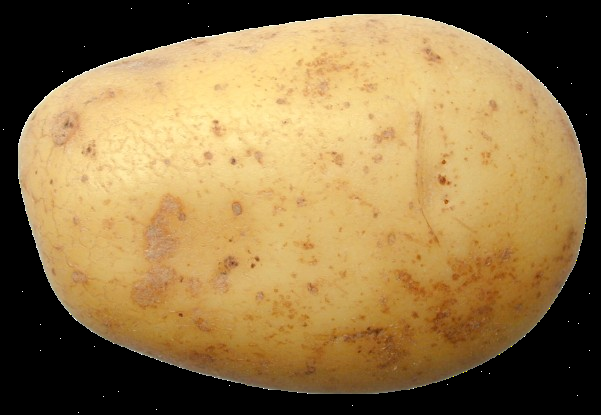
#> input picture dataset/fresh/freshPotato (1).png, 601 x 415 px, found by its file name; its folder holds only this picture in this run
$ jupyter execute --allow-errors Percobaan1_128.ipynb   (older library calls are emulated)
#> lines starting #> are read from the running program, lines starting #| are printed output that depends on the picture
[cell 1]
import os
import cv2 as cv
import matplotlib.pyplot as plt
import numpy as np
import pandas as pd
from sklearn.model_selection import train_test_split, cross_val_predict
from sklearn.metrics import accuracy_score, classification_report
from skimage.feature import graycomatrix, graycoprops
from scipy.stats import entropy
from sklearn.ensemble import RandomForestClassifier
from sklearn.svm import SVC
from sklearn.neighbors import KNeighborsClassifier
from sklearn.metrics import accuracy_score, precision_score, recall_score, f1_score, confusion_matrix, classification_report
from sklearn.metrics import (confusion_matrix, ConfusionMatrixDisplay)
import seaborn as sns

## Define Resize Function

[cell 2]
def resize(image, new_row, new_column):
    row, column = image.shape

    new_image = np.zeros((new_row, new_column), dtype=np.uint8)

    for i in range(new_row):
        for j in range(new_column):
            x = int(i * row / new_row)
            y = int(j * column / new_column)

            x = min(x, row - 1)
            y = min(y, column - 1)

            new_image[i, j] = image[x, y]

    return new_image

## Define Display Function

[cell 3]
def display(data, labels, samples_per_label=5):
    unique_labels = np.unique(labels)
    num_unique_labels = len(unique_labels)

    plt.figure(figsize=(samples_per_label * 2, num_unique_labels * 2))

    for i, label in enumerate(unique_labels):
        indices = np.where(labels == label)[0]

        if len(indices) == 0:
            print(f"Tidak ada gambar ditemukan untuk label: {label}")
            continue

        selected_indices = indices[:samples_per_label]

        for j, idx in enumerate(selected_indices):
            plt.subplot(num_unique_labels, samples_per_label, i * samples_per_label + j + 1)
            plt.imshow(data[idx], cmap='gray')
            plt.axis('off')

            if j == 0:
                plt.title(f"Label: {label}")

    plt.tight_layout()
    plt.show()

## Data Loading

[cell 4]
data = []
labels = []
file_name = []

for sub_folder in os.listdir("dataset\\"):
    sub_folder_files = os.listdir(os.path.join("dataset\\", sub_folder))
    for i, filename in enumerate(sub_folder_files):
        img_path = os.path.join("dataset\\", sub_folder, filename)
        img = cv.imread(img_path)
#> img is the input picture: shape (415, 601, 3); mean B, G, R 71.3, 117.6, 145.4
        if img is None:
            continue  # lewati file yang tidak bisa dibaca
        img = cv.cvtColor(img, cv.COLOR_BGR2GRAY)
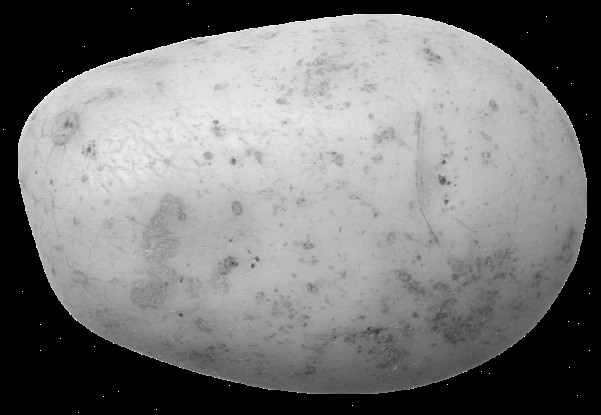
#> img: shape (415, 601); min 0, max 255, mean 120.6
        img = resize(img, 128, 128)  # resize gambar
#> after the loop in resize, `for i in range(new_row):`:
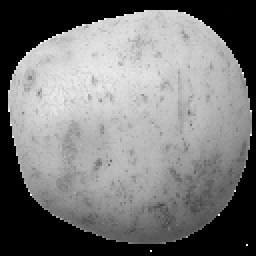
#> new_image: shape (128, 128) (shown 2 times larger); min 0, max 255, mean 120.8

        data.append(img)
        labels.append(sub_folder)
        name = os.path.splitext(filename)[0]
        file_name.append(filename)
#> pass 2 of the loop `for sub_folder in os.listdir("dataset\\"):`:
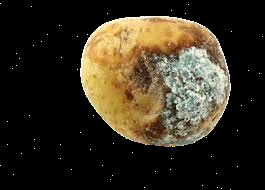
#> input picture dataset/rotten/rottenPotato (1).png, 265 x 190 px, found by its file name
#> img is the input picture: shape (190, 265, 3); mean B, G, R 32.2, 46.8, 54.3
#> `img = cv.cvtColor(img, cv.COLOR_BGR2GRAY)`:
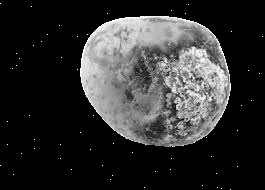
#> img: shape (190, 265); min 0, max 255, mean 47.4
#> after the loop in resize (call 2), `for i in range(new_row):`:
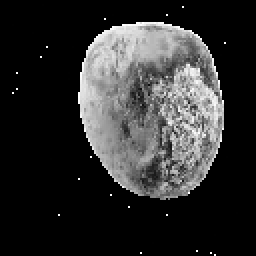
#> new_image: shape (128, 128) (shown 2 times larger); min 0, max 255, mean 47.4

data = np.array(data)
labels = np.array(labels)

[cell 5]
display(data, labels)
#> in display, `plt.show()`:
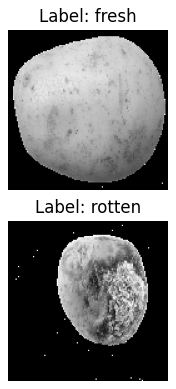
#> figure drawn by matplotlib, 2 panels

[cell 6]
def glcm(image, derajat):
    if derajat == 0:
        angles = [0]
    elif derajat == 45:
        angles = [np.pi / 4]
    elif derajat == 90:
        angles = [np.pi / 2]
    elif derajat == 135:
        angles = [3 * np.pi / 4]
    else:
        raise ValueError("Invalid angle. It should be one of the following: 0, 45, 90, 135.")

    # mengembalikan matrix glcm dari image
    glcm = graycomatrix(image, [1], angles, 256, symmetric=True, normed=True)
    return glcm

[cell 7]
def correlation(matriks):
	return graycoprops(matriks, 'correlation')[0, 0]

[cell 8]
def dissimilarity(matriks):
    return graycoprops(matriks, 'dissimilarity')[0, 0]

[cell 9]
def homogenity(matriks):
    return graycoprops(matriks, 'homogeneity')[0, 0]

[cell 10]
def contrast(matriks):
    return graycoprops(matriks, 'contrast')[0, 0]

[cell 11]
def ASM(matriks):
    return graycoprops(matriks, 'ASM')[0, 0]

[cell 12]
def energy(matriks):
    return graycoprops(matriks, 'energy')[0, 0]

[cell 13]
def entropyGlcm(matriks):
    return entropy(matriks.ravel())

[cell 14]
Derajat0 = []
Derajat45 = []
Derajat90 = []
Derajat135 = []
for i in range(len(data)):
    D0 = glcm(data[i], 0)
    D45 = glcm(data[i], 45)
    D90 = glcm(data[i], 90)
    D135 = glcm(data[i], 135)
    Derajat0.append(D0)
    Derajat45.append(D45)
    Derajat90.append(D90)
    Derajat135.append(D135)
#> this loop made 2 passes
#> after the loop, Derajat0 = 2 items; Derajat135 = 2 items; Derajat45 = 2 items; Derajat90 = 2 items

[cell 15]
Kontras0, Kontras45, Kontras90, Kontras135 = [], [], [], []
dissimilarity0, dissimilarity45, dissimilarity90, dissimilarity135 =  [], [], [], []
homogenity0, homogenity45, homogenity90, homogenity135 = [], [], [], []
entropy0, entropy45, entropy90, entropy135 =  [], [], [], []
ASM0, ASM45, ASM90, ASM135 =  [], [], [], []
energy0, energy45, energy90, energy135 =  [], [], [], []
correlation0, correlation45, correlation90, correlation135 = [], [], [], []

[cell 16]
for i in range(len(data)):
    C0 = correlation(Derajat0[i])
    correlation0.append(C0)
    C45 = correlation(Derajat45[i])
    correlation45.append(C45)
    C90 = correlation(Derajat90[i])
    correlation90.append(C90)
    C135 = correlation(Derajat135[i])
    correlation135.append(C135)
#> this loop made 2 passes
#> (C0, C45, C90, C135) on passes 1 to 2: (0.963, 0.948, 0.962, 0.947), (0.903, 0.888, 0.923, 0.883)
#> after the loop, correlation0 = [0.963, 0.903]; correlation135 = [0.947, 0.883]; correlation45 = [0.948, 0.888]; correlation90 = [0.962, 0.923]

[cell 17]
for i in range(len(data)):
    K0 = contrast(Derajat0[i])
    K45 = contrast(Derajat45[i])
    K90 = contrast(Derajat90[i])
    K135 = contrast(Derajat135[i])
    Kontras0.append(K0)
    Kontras45.append(K45)
    Kontras90.append(K90)
    Kontras135.append(K135)
#> this loop made 2 passes
#> (K0, K45, K90, K135) on passes 1 to 2: (543.8, 758.3, 560.7, 763.3), (1098.7, 1270, 867.6, 1323.5)
#> after the loop, Kontras0 = [543.8, 1098.7]; Kontras135 = [763.3, 1323.5]; Kontras45 = [758.3, 1270]; Kontras90 = [560.7, 867.6]

[cell 18]
for i in range(len(data)):
    Dis0 = dissimilarity(Derajat0[i])
    Dis45 = dissimilarity(Derajat45[i])
    Dis90 = dissimilarity(Derajat90[i])
    Dis135 = dissimilarity(Derajat135[i])
    dissimilarity0.append(Dis0)
    dissimilarity45.append(Dis45)
    dissimilarity90.append(Dis90)
    dissimilarity135.append(Dis135)
#> this loop made 2 passes
#> (Dis0, Dis45, Dis90, Dis135) on passes 1 to 2: (6.94, 8.54, 6.71, 8.51), (10.89, 12.03, 8.97, 12.36)
#> after the loop, dissimilarity0 = [6.94, 10.89]; dissimilarity135 = [8.51, 12.36]; dissimilarity45 = [8.54, 12.03]; dissimilarity90 = [6.71, 8.97]

[cell 19]
for i in range(len(data)):
    H0 = homogenity(Derajat0[i])
    H45 = homogenity(Derajat45[i])
    H90 = homogenity(Derajat90[i])
    H135 = homogenity(Derajat135[i])
    homogenity0.append(H0)
    homogenity45.append(H45)
    homogenity90.append(H90)
    homogenity135.append(H135)
#> this loop made 2 passes
#> (H0, H45, H90, H135) on passes 1 to 2: (0.426, 0.398, 0.43, 0.407), (0.69, 0.685, 0.698, 0.684)
#> after the loop, homogenity0 = [0.426, 0.69]; homogenity135 = [0.407, 0.684]; homogenity45 = [0.398, 0.685]; homogenity90 = [0.43, 0.698]

[cell 20]
for i in range(len(data)):
    E0 = entropyGlcm(Derajat0[i])
    E45 = entropyGlcm(Derajat45[i])
    E90 = entropyGlcm(Derajat90[i])
    E135 = entropyGlcm(Derajat135[i])
    entropy0.append(E0)
    entropy45.append(E45)
    entropy90.append(E90)
    entropy135.append(E135)
#> this loop made 2 passes
#> (E0, E45, E90, E135) on passes 1 to 2: (6.41, 6.54, 6.37, 6.53), (3.53, 3.58, 3.5, 3.59)
#> after the loop, entropy0 = [6.41, 3.53]; entropy135 = [6.53, 3.59]; entropy45 = [6.54, 3.58]; entropy90 = [6.37, 3.5]

[cell 21]
for i in range(len(data)):
    A0 = ASM(Derajat0[i])
    A45 = ASM(Derajat45[i])
    A90 = ASM(Derajat90[i])
    A135 = ASM(Derajat135[i])
    ASM0.append(A0)
    ASM45.append(A45)
    ASM90.append(A90)
    ASM135.append(A135)
#> this loop made 2 passes
#> (A0, A45, A90, A135) on passes 1 to 2: (0.0841, 0.0789, 0.084, 0.0788), (0.45, 0.445, 0.451, 0.444)
#> after the loop, ASM0 = [0.0841, 0.45]; ASM135 = [0.0788, 0.444]; ASM45 = [0.0789, 0.445]; ASM90 = [0.084, 0.451]

[cell 22]
for i in range(len(data)):
    ER0 = energy(Derajat0[i])
    ER45 = energy(Derajat45[i])
    ER90 = energy(Derajat90[i])
    ER135 = energy(Derajat135[i])
    energy0.append(ER0)
    energy45.append(ER45)
    energy90.append(ER90)
    energy135.append(ER135)
#> this loop made 2 passes
#> (ER0, ER45, ER90, ER135) on passes 1 to 2: (0.29, 0.281, 0.29, 0.281), (0.671, 0.667, 0.672, 0.666)
#> after the loop, energy0 = [0.29, 0.671]; energy135 = [0.281, 0.666]; energy45 = [0.281, 0.667]; energy90 = [0.29, 0.672]

[cell 23]
dataTable = {'Filename': file_name, 'Label': labels,
        'Contrast0': Kontras0, 'Contrast45': Kontras45, 'Contrast90': Kontras90, 'Contrast135': Kontras135,
        'Homogeneity0': homogenity0, 'Homogeneity45': homogenity45, 'Homogeneity90': homogenity90, 'Homogeneity135': homogenity135,
        'Dissimilarity0': dissimilarity0, 'Dissimilarity45': dissimilarity45, 'Dissimilarity90': dissimilarity90, 'Dissimilarity135': dissimilarity135,
        'Entropy0': entropy0, 'Entropy45': entropy45, 'Entropy90': entropy90, 'Entropy135': entropy135,
        'ASM0': ASM0, 'ASM45': ASM45, 'ASM90': ASM90, 'ASM135': ASM135,
        'Energy0': energy0, 'Energy45': energy45, 'Energy90': energy90, 'Energy135': energy135,
        'Correlation0': correlation0, 'Correlation45': correlation45, 'Correlation90': correlation90, 'Correlation135': correlation135,
        }
df = pd.DataFrame(dataTable)
#> df = table of 2 rows and 30 columns
df.to_csv('hasil_ekstraksi_1.csv', index=False)

hasilEkstrak = pd.read_csv('hasil_ekstraksi_1.csv')
hasilEkstrak

[cell 24]
# Menghitung korelasi
correlation = hasilEkstrak.drop(columns=['Label','Filename']).corr()

# Menyaring fitur yang memiliki korelasi absolut lebih dari 0.95 dengan label
threshold = 0.95 # atur threshold ini untuk menentukan seberapa besar korelasi yang ingin disaring
selectionFeature = []
columns = np.full((correlation.shape[0],), True, dtype=bool)
for i in range(correlation.shape[0]):
	for j in range(i+1, correlation.shape[0]):
		if correlation.iloc[i,j] >= threshold:
			if columns[j]:
				columns[j] = False
select = hasilEkstrak.drop(columns=['Label','Filename']).columns[columns]
x_new = hasilEkstrak[select]
x_new
y = hasilEkstrak['Label']
plt.figure(figsize=(17,17))
sns.heatmap(x_new.corr(), annot=True, cmap='Blues', fmt=".2f")
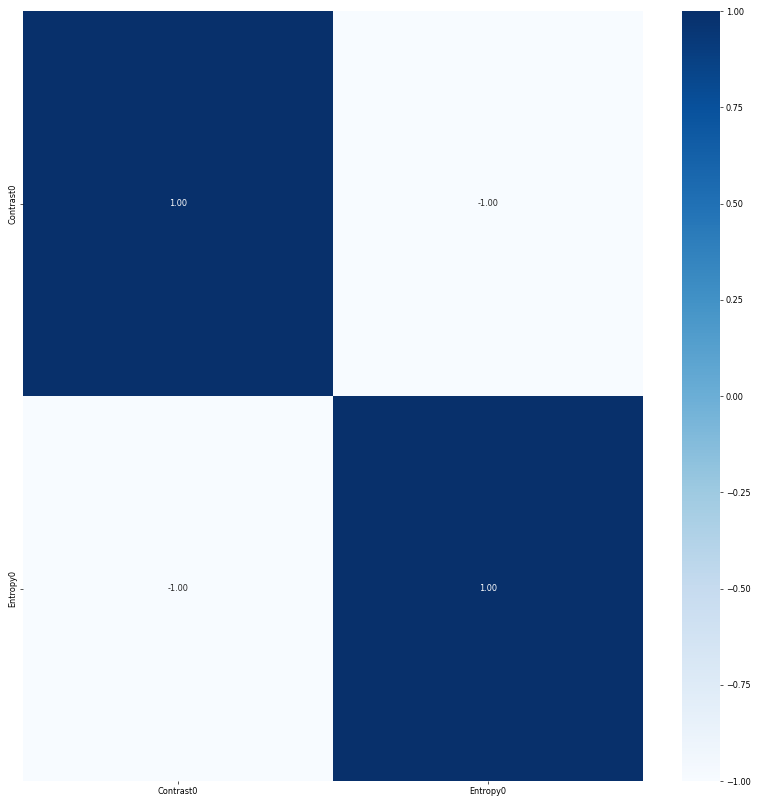
#> figure drawn by matplotlib, 2 panels

[cell 25]
# ubah bagian test_size sesuai kebutuhan
# 0.3 = 30% data untuk testing (train/test 70/30)
# 0.2 = 20% data untuk testing (train/test 80/20)
X_train, X_test, y_train, y_test = train_test_split(x_new, y, test_size=0.3, random_state=42)
print(X_train.shape)
print(X_test.shape)

[cell 26]
X_test = (X_test - X_train.mean()) / X_train.std()
X_train = (X_train - X_train.mean()) / X_train.std()

[cell 27]
def generateClassificationReport(y_true, y_pred):
	print(classification_report(y_true, y_pred))
	print(confusion_matrix(y_true, y_pred))
	print('Accuracy:', accuracy_score(y_true, y_pred))

# Define classifiers
rf = RandomForestClassifier(n_estimators=5, random_state=42)
svm = SVC(kernel='rbf', random_state=42)
knn = KNeighborsClassifier(n_neighbors=5)

[cell 28]
# Train Random Forest Classifier
rf.fit(X_train, y_train)

# Make predictions and evaluate the model with the training set
print("------Training Set------")
y_pred = rf.predict(X_train)
generateClassificationReport( y_train, y_pred)

# Make predictions and evaluate the model with the testing set
print("\n------Testing Set------")
y_pred = rf.predict(X_test)
generateClassificationReport( y_test, y_pred)

#> (a cell that did not finish here is left out)

#> (a cell that did not finish here is left out)

[cell 31]
def plot_confusion_matrix(y_true, y_pred, title):
#> called with y_pred = array of shape (1,), title = 'Random Forest Confusion Matrix'
    cm = confusion_matrix(y_true, y_pred)
    disp = ConfusionMatrixDisplay(confusion_matrix=cm)
    disp.plot(cmap=plt.cm.Blues)
    plt.title(title)
    plt.show()
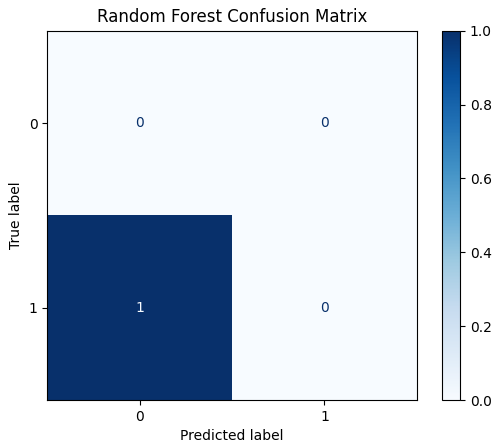
#> figure drawn by matplotlib, 2 panels

# Plot confusion matrix for Random Forest
plot_confusion_matrix(y_test, rf.predict(X_test), "Random Forest Confusion Matrix")
# Plot confusion matrix for SVM
#> (the rest of this cell did not finish here and is left out)
